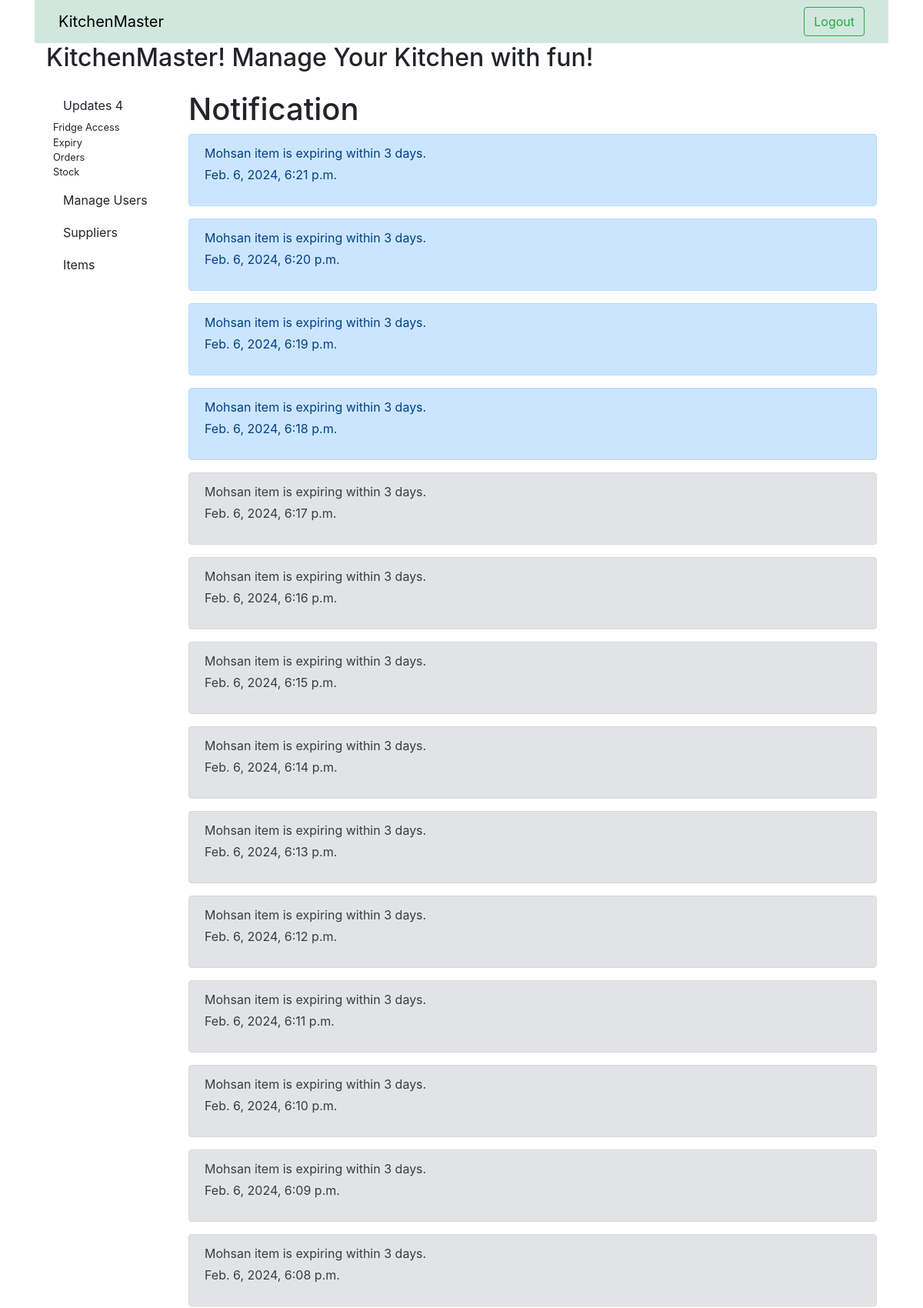
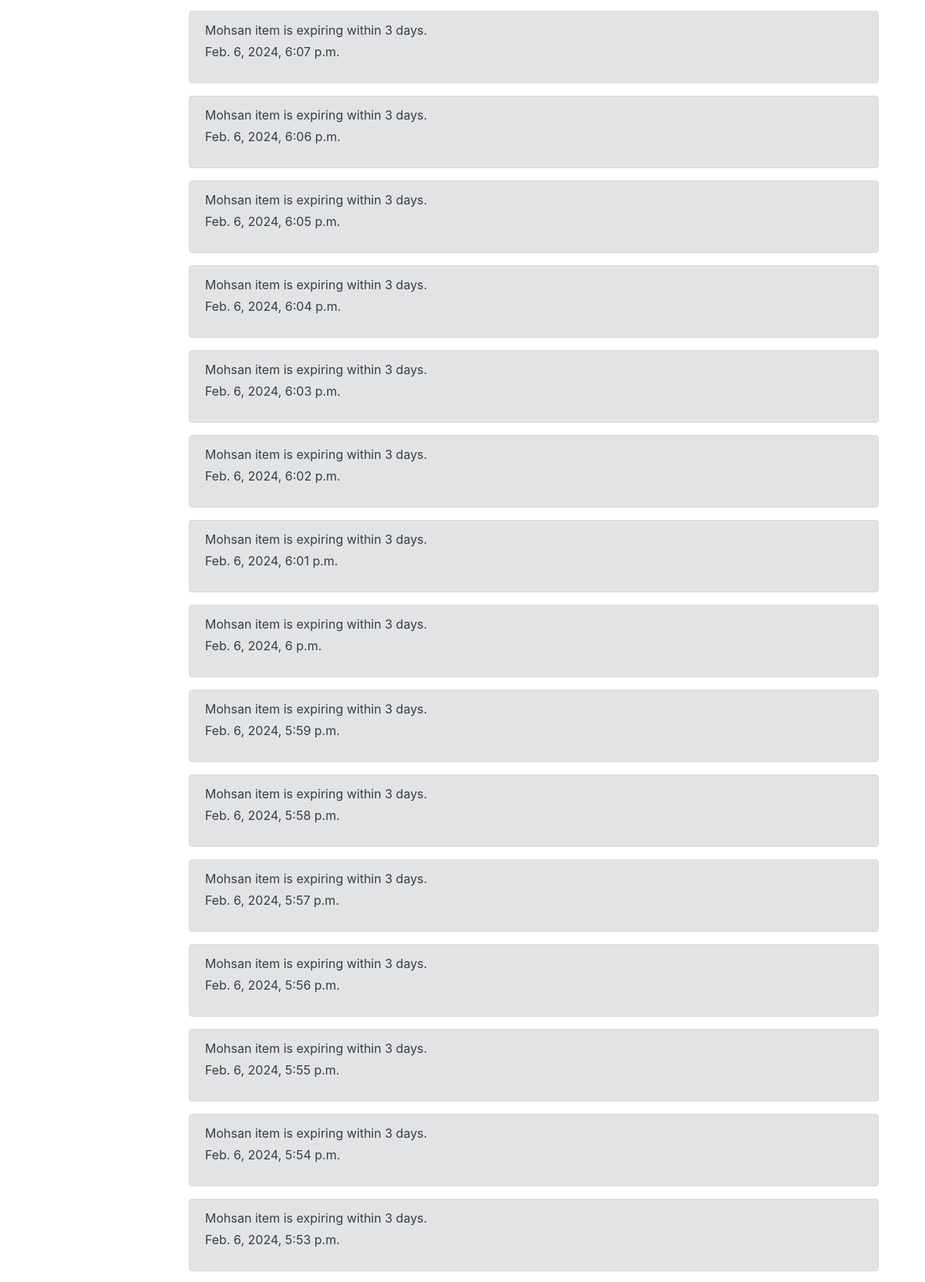
Page /updates/ (signed in, upper part) on the committed database (2 pictures, top to bottom).
### fridge/models.py (models this page shows, shortened)
class Notification(models.Model):
    user = models.ForeignKey(settings.AUTH_USER_MODEL,
                             on_delete=models.CASCADE)
    type = models.CharField(max_length=50, choices=NOTIFICATION_TYPE)
    message = models.TextField()
    created_at = models.DateTimeField(auto_now_add=True)
    is_read = models.BooleanField(default=False)

### fridge/views.py (the view)
# urls.py: path('updates/', NotificationListView.as_view(), name="updates"),
class NotificationListView(LoginRequiredMixin, ListView):
    model = Notification
    template_name = "fridge/updates.html"
    context_object_name = "notifications"
    def get_queryset(self):
        queryset = Notification.objects.all().order_by("-created_at")
        return queryset

### fridge/context_processors.py (called while the page is built)
def dynamic_context(request):
    if request.user.is_superuser:
        notification_count = Notification.objects.filter(is_read=False).count()
        return {"notification_count": notification_count}
    return {}

### fridge/templates/fridge/updates.html
{% extends "fridge/admin_base.html"%}
{% block superuser_content %}
    <h1>Notification</h1>
    {% if notifications%}
    {% for notify in notifications %}
    <div class="alert {% if notify.is_read %} alert-secondary {% else %} alert-primary {% endif %}" role="alert">
        {{notify.message}}
        <p class="mt-1"> {{notify.created_at}} </p>
    </div>
    {% endfor %}
    {% else %}
    <p>No new notification</p>
    {% endif %}
    {% endblock superuser_content %}

### rows in the picture
Notification: message "Mohsan item is expiring within 3 days.", created_at "Feb. 6, 2024, 6:21 p.m."
Notification: message "Mohsan item is expiring within 3 days.", created_at "Feb. 6, 2024, 6:20 p.m."
Notification: message "Mohsan item is expiring within 3 days.", created_at "Feb. 6, 2024, 6:19 p.m."
Notification: message "Mohsan item is expiring within 3 days.", created_at "Feb. 6, 2024, 6:18 p.m."
Notification: message "Mohsan item is expiring within 3 days.", created_at "Feb. 6, 2024, 6:17 p.m."
Notification: message "Mohsan item is expiring within 3 days.", created_at "Feb. 6, 2024, 6:16 p.m."
Notification: message "Mohsan item is expiring within 3 days.", created_at "Feb. 6, 2024, 6:15 p.m."
Notification: message "Mohsan item is expiring within 3 days.", created_at "Feb. 6, 2024, 6:14 p.m."
Notification: message "Mohsan item is expiring within 3 days.", created_at "Feb. 6, 2024, 6:13 p.m."
Notification: message "Mohsan item is expiring within 3 days.", created_at "Feb. 6, 2024, 6:12 p.m."
Notification: message "Mohsan item is expiring within 3 days.", created_at "Feb. 6, 2024, 6:11 p.m."
Notification: message "Mohsan item is expiring within 3 days.", created_at "Feb. 6, 2024, 6:10 p.m."
Notification: message "Mohsan item is expiring within 3 days.", created_at "Feb. 6, 2024, 6:09 p.m."
Notification: message "Mohsan item is expiring within 3 days.", created_at "Feb. 6, 2024, 6:08 p.m."
Notification: message "Mohsan item is expiring within 3 days.", created_at "Feb. 6, 2024, 6:07 p.m."
Notification: message "Mohsan item is expiring within 3 days.", created_at "Feb. 6, 2024, 6:06 p.m."
Notification: message "Mohsan item is expiring within 3 days.", created_at "Feb. 6, 2024, 6:05 p.m."
Notification: message "Mohsan item is expiring within 3 days.", created_at "Feb. 6, 2024, 6:04 p.m."
Notification: message "Mohsan item is expiring within 3 days.", created_at "Feb. 6, 2024, 6:03 p.m."
Notification: message "Mohsan item is expiring within 3 days.", created_at "Feb. 6, 2024, 6:02 p.m."
Notification: message "Mohsan item is expiring within 3 days.", created_at "Feb. 6, 2024, 6:01 p.m."
Notification: message "Mohsan item is expiring within 3 days.", created_at "Feb. 6, 2024, 6 p.m."
Notification: message "Mohsan item is expiring within 3 days.", created_at "Feb. 6, 2024, 5:59 p.m."
Notification: message "Mohsan item is expiring within 3 days.", created_at "Feb. 6, 2024, 5:58 p.m."
Notification: message "Mohsan item is expiring within 3 days.", created_at "Feb. 6, 2024, 5:57 p.m."
Notification: message "Mohsan item is expiring within 3 days.", created_at "Feb. 6, 2024, 5:56 p.m."
Notification: message "Mohsan item is expiring within 3 days.", created_at "Feb. 6, 2024, 5:55 p.m."
Notification: message "Mohsan item is expiring within 3 days.", created_at "Feb. 6, 2024, 5:54 p.m."
Notification: message "Mohsan item is expiring within 3 days.", created_at "Feb. 6, 2024, 5:53 p.m."

### other values in the picture
{{ notification_count }} "4"
